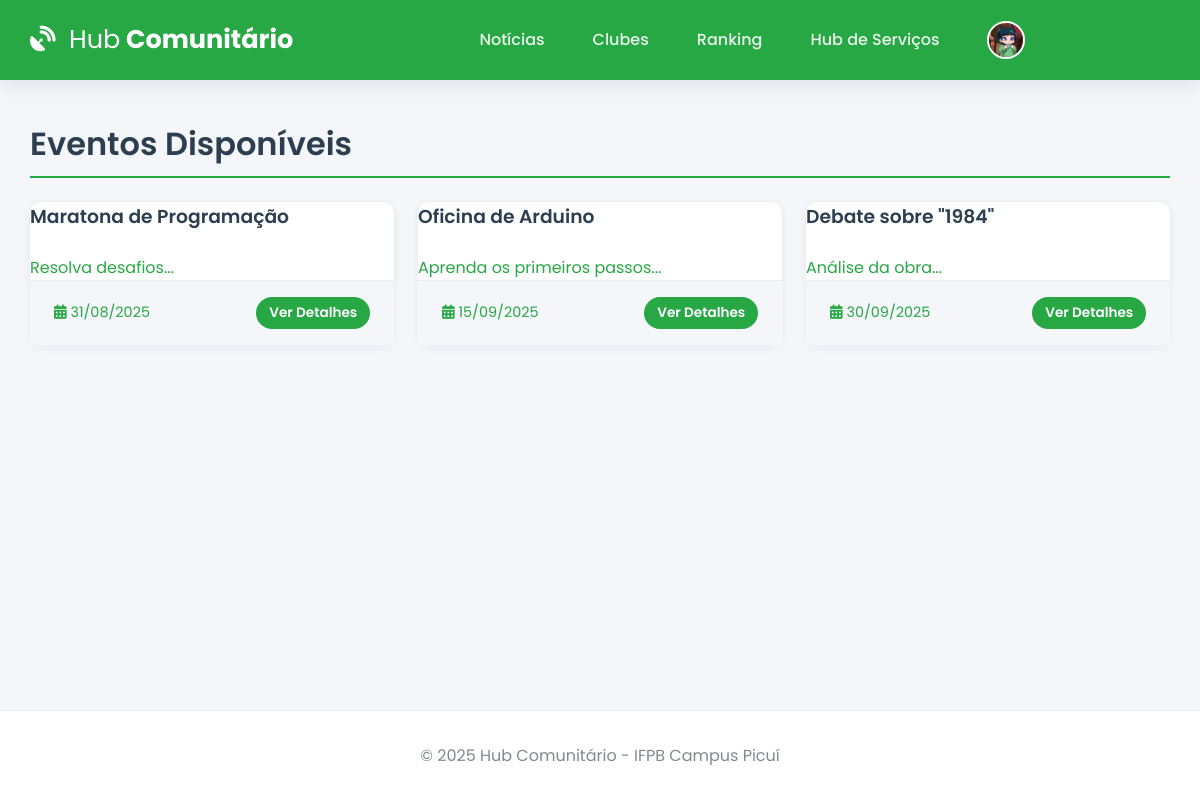
/eventos (signed in), run on the app's committed database.
### tables this page shows
CREATE TABLE user (
    id INTEGER PRIMARY KEY AUTOINCREMENT,
    email TEXT UNIQUE NOT NULL,
    username TEXT UNIQUE NOT NULL,
    password_hash TEXT NOT NULL,
    image_file TEXT NOT NULL DEFAULT 'default.jpg'
);

CREATE TABLE evento (
    id INTEGER PRIMARY KEY AUTOINCREMENT,
    titulo TEXT NOT NULL,
    descricao TEXT NOT NULL,
    vagas INTEGER NOT NULL,
    data_evento TEXT NOT NULL, -- Usamos TEXT para DATETIME para simplificar com SQLite
    clube_id INTEGER NOT NULL,
    FOREIGN KEY (clube_id) REFERENCES clube (id)
);

### app.py (the view)
@app.route('/eventos')
@login_required
def eventos():
    agora = datetime.now(timezone.utc).isoformat()
    todos_eventos = get_db().execute("SELECT * FROM evento WHERE data_evento >= ? ORDER BY data_evento ASC", (agora,)).fetchall()
    return render_template('eventos.html', eventos=todos_eventos)

### app.py (called while the page is built)
def get_db():
    if 'db' not in g:
        g.db = sqlite3.connect(app.config['DATABASE'], detect_types=sqlite3.PARSE_DECLTYPES)
        g.db.row_factory = sqlite3.Row
    return g.db

@app.context_processor
def inject_global_vars():
    return dict(g=g, current_year=datetime.now(timezone.utc).year, timedelta=timedelta)

@app.template_filter('format_date')
def format_date_filter(s):
    if not s: return ""
    try: return datetime.fromisoformat(s).strftime('%d/%m/%Y')
    except: return s

@app.before_request
def load_logged_in_user():
    user_id = session.get('user_id')
    g.user = get_db().execute('SELECT * FROM user WHERE id = ?', (user_id,)).fetchone() if user_id else None
    if user_id and g.user is None: session.clear()

def login_required(f):
    @wraps(f)
    def decorated_function(*args, **kwargs):
        if g.user is None:
            flash('Você precisa fazer login para acessar esta página.', 'warning')
            return redirect(url_for('login'))
        return f(*args, **kwargs)
    return decorated_function

### templates/eventos.html (shortened to what this page needs)
{% extends 'base.html' %}
{% block content %}
    <h1 class="page-header">Eventos Disponíveis</h1>
    <div class="course-grid">
        {% for evento in eventos %}
            {% include 'partials/evento_card.html' %}
        {% else %}
            <p>Nenhum evento disponível no momento.</p>
        {% endfor %}
    </div>
{% endblock %}

### templates/base.html (shortened to what this page needs)
<!DOCTYPE html>
<html lang="pt-br">
<head>
    <link rel="stylesheet" href="https://cdnjs.cloudflare.com/ajax/libs/font-awesome/6.5.2/css/all.min.css" xintegrity="sha512-SnH5WK+bZxgPHs44uWIX+LLJAJ9/2PkPKZ5QiAj6Ta86w+fsb2TkcmfRyVX3pBnMFcV7oQPJkl9QevSCWr3W6A==" />
    <link rel="stylesheet" href="{{ url_for('static', filename='css/style.css') }}">
</head>
<body>
    <header class="header">
        <div class="container">
            <nav class="navbar">
                <a class="navbar-brand" href="{{ url_for('index') }}">
                    <i class="fas fa-satellite-dish"></i> <strong>Hub</strong> Comunitário
                </a>
                <div class="nav-links" id="nav-links">
                    {% if g.user %}
                        <a class="nav-item" href="{{ url_for('noticias') }}">Notícias</a>
                        <a class="nav-item" href="{{ url_for('clubes') }}">Clubes</a>
                        <a class="nav-item" href="{{ url_for('ranking') }}">Ranking</a>
                        <a class="nav-item" href="{{ url_for('hub_servicos') }}">Hub de Serviços</a>
                        <div class="nav-item user-menu">
                             <a class="user-menu-trigger" href="#">
                                 <img src="{{ url_for('static', filename='profile_pics/' + g.user['image_file']) }}" class="nav-profile-image">
                                 <span>{{ g.user['username'] }}</span> <i class="fas fa-chevron-down dropdown-icon"></i>
                             </a>
                        </div>
                    {% else %}
                        <a href="{{ url_for('login') }}" class="nav-item">Entrar</a>
                        <a href="{{ url_for('register') }}" class="nav-item btn btn-outline">Registar</a>
                    {% endif %}
                </div>
            </nav>
        </div>
    </header>
    <main class="container">
        {% block content %}{% endblock %}
    </main>
    <footer class="footer">
        <p>&copy; {{ current_year }} Hub Comunitário - IFPB Campus Picuí</p>
    </footer>
</body>
</html>

### templates/partials/evento_card.html
<a href="{{ url_for('detalhe_evento', evento_id=evento.id) }}" class="card-link">
    <div class="card course-card">
        <h3>{{ evento.titulo }}</h3>
        <p class="text-muted">{{ evento.descricao|truncate(120) }}</p>
        <div class="card-footer">
            <span><i class="fas fa-calendar-alt"></i> {{ evento.data_evento | format_date }}</span>
            <span class="vagas-badge">Ver Detalhes</span>
        </div>
    </div>
</a>

### static/css/style.css (style rules this page uses)
:root { --ifpb-green: #28a745; --ifpb-green-dark: #218838; --dark-blue: #2c3e50; --light-gray: #ecf0f1; --medium-gray: #bdc3c7; --text-color: #34495e; --light-text: #7f8c8d; --background-color: #f4f6f9; --surface-color: #ffffff; --border-color: #e9ecef; --font-family-base: 'Poppins', sans-serif; --shadow-sm: 0 2px 8px rgba(44, 62, 80, 0.07); --shadow-md: 0 5px 20px rgba(44, 62, 80, 0.1); --border-radius: 12px; }
* { box-sizing: border-box; margin: 0; padding: 0; }
html { height: 100%; }
body { font-family: var(--font-family-base); background-color: var(--background-color); color: var(--text-color); display: flex; flex-direction: column; min-height: 100%; }
.container { width: 95%; max-width: 1200px; margin: 0 auto; }
main.container { flex-grow: 1; padding-top: 2.5rem; padding-bottom: 2.5rem; }
h1, h2, h3, h4 { font-weight: 600; color: var(--dark-blue); margin-bottom: 1.5rem; }
a { color: var(--ifpb-green); text-decoration: none; transition: color 0.2s; }
.header { background-color: var(--ifpb-green); padding: 0.8rem 0; box-shadow: var(--shadow-md); position: sticky; top: 0; z-index: 1000; }
.navbar { display: flex; justify-content: space-between; align-items: center; }
.navbar-brand { font-weight: 700; font-size: 1.6rem; color: var(--surface-color); }
.navbar-brand i { margin-right: 0.5rem; }
.navbar-brand strong { font-weight: 400; }
.nav-links { display: flex; align-items: center; gap: 1rem; }
.nav-item { color: rgba(255, 255, 255, 0.9); font-weight: 500; padding: 0.5rem 1rem; border-radius: var(--border-radius); transition: background-color 0.2s; }
.nav-profile-image { width: 38px; height: 38px; border-radius: 50%; margin-right: 10px; object-fit: cover; border: 2px solid var(--surface-color); }
.user-menu { position: relative; }
.user-menu-trigger { display: flex; align-items: center; cursor: pointer; }
.user-menu-trigger .dropdown-icon { font-size: 0.8em; margin-left: 0.5rem; transition: transform 0.2s; }
.card { background-color: var(--surface-color); border-radius: var(--border-radius); box-shadow: var(--shadow-sm); transition: all 0.3s ease-in-out; display: flex; flex-direction: column; height: 100%; }
.card .card-footer { padding: 1rem 1.5rem; background-color: var(--background-color); border-top: 1px solid var(--border-color); display: flex; justify-content: space-between; align-items: center; font-size: 0.9rem; }
.course-grid { display: grid; grid-template-columns: repeat(auto-fill, minmax(300px, 1fr)); gap: 1.5rem; }
.vagas-badge, .vagas-badge-lg { background-color: var(--ifpb-green); color: white; padding: 0.4rem 0.8rem; border-radius: 50px; font-size: 0.85rem; font-weight: 600; }
.page-header { border-bottom: 2px solid var(--ifpb-green); padding-bottom: 0.5rem; }
.footer { padding: 2rem 0; background-color: var(--surface-color); text-align: center; margin-top: auto; border-top: 1px solid var(--border-color); }
.footer p { margin: 0; color: var(--light-text); }

### data on the page
user: image_file (placeholder picture)
evento: titulo "Maratona de Programação", descricao "Resolva desafios...", data_evento "31/08/2025"
evento: titulo "Oficina de Arduino", descricao "Aprenda os primeiros passos...", data_evento "15/09/2025"
evento: titulo "Debate sobre \"1984\"", descricao "Análise da obra...", data_evento "30/09/2025"
